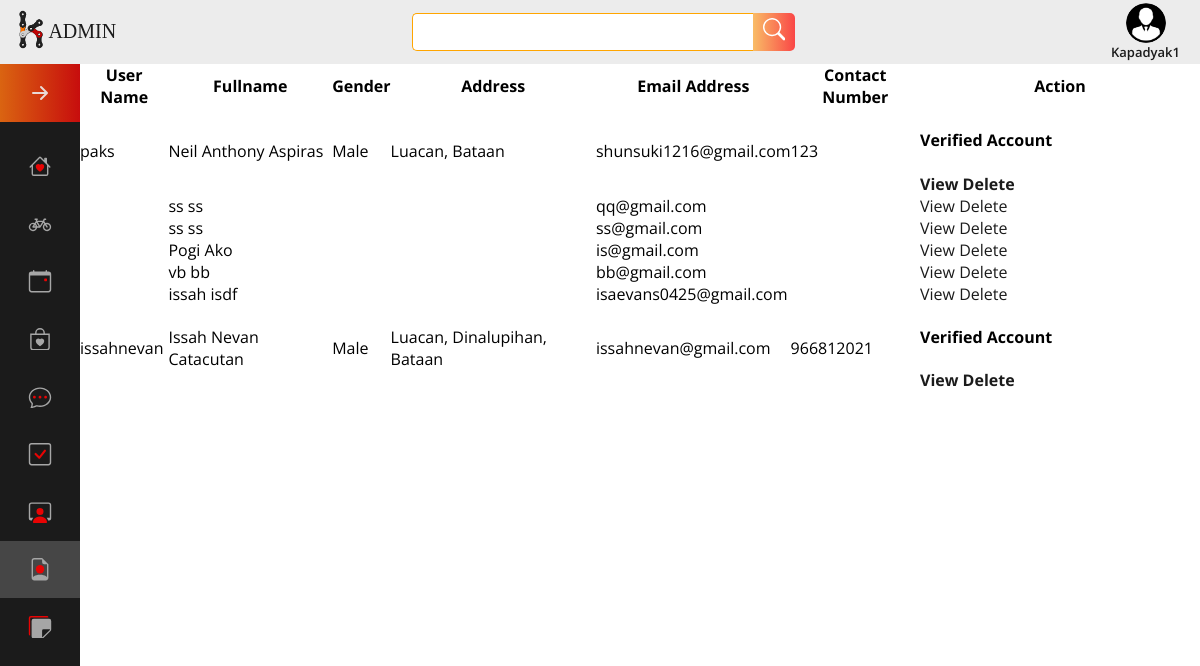
The page /Admin/data.php (signed in) on the database its author committed.
### tables this page shows
CREATE TABLE `members` (
  `member_id` int(11) NOT NULL,
  `email_address` varchar(255) DEFAULT NULL,
  `email_status` int(11) DEFAULT NULL,
  `username` varchar(255) DEFAULT NULL,
  `password` varchar(255) DEFAULT NULL,
  `confirm_password` varchar(255) DEFAULT NULL,
  `first_name` varchar(255) DEFAULT NULL,
  `middle_name` varchar(255) DEFAULT NULL,
  `last_name` varchar(255) DEFAULT NULL,
  `dob` date DEFAULT NULL,
  `sex` enum('Male','Female') DEFAULT NULL,
  `contact_number` int(11) DEFAULT NULL,
  `address` varchar(255) DEFAULT NULL,
  `image` varchar(255) NOT NULL,
  `online_status` text NOT NULL,
  `topic_ctr` varchar(255) NOT NULL,
  `threads_ctr` varchar(255) NOT NULL,
  `replies_ctr` varchar(255) NOT NULL,
  `access` varchar(50) NOT NULL,
  `unique_id` int(255) NOT NULL,
  `status` varchar(255) NOT NULL,
  `theme` varchar(255) NOT NULL
);

### Admin/data.php (the view, shortened to what this page needs)
<!DOCTYPE html>
<html lang="en">
<head>
	<link rel="stylesheet" type="text/css" href="style.css">
</head>
<body>
		<?php include 'poster.php';?>
    <div class="index-container">
		<div class="index-sidenav">
		<!DOCTYPE html>
<html lang="en">
<head>
    <link rel="stylesheet" href="../style.css" />
</head>
<body>
    <nav class="navbar">
        <ul class="navbar-nav">
            <li class="logo noHover noFilter">
                <a href="#" class="nav-link ">
                </a>
            </li>
            <li class="nav-item">
                <a href="home.php" class="nav-link">
                </a>
            </li>
<li class="nav-item">
                <a href="feed_rental.php" class="nav-link">
                </a>
            </li>
<li class="nav-item">
                <a href="feed_events.php" class="nav-link">
                </a>
            </li>
            <li class="nav-item">
                <a href="feed_pre.php" class="nav-link">
                </a>
            </li>
            <li class="nav-item">
                <a href="inbox.php" class="nav-link">
                </a>
            </li>
<li class="nav-item">
                <a href="member.php" class="nav-link">
                </a>
            </li>
<li class="nav-item">
                <a href="admin_user.php" class="nav-link">
                </a>
            </li>
<li class="nav-item">
                <a href="data.php" class="nav-link highlight">
                </a>
            </li>
			<li class="nav-item">
                <a href="feed_tip.php" class="nav-link ">
                </a>
            </li>
        </ul>
    </nav>
</body>
</html>		</div>
		<div class="index-header">
			<?php include 'Header.php'; ?>
		</div>
		<div class="index-content">
	<table cellpadding="0" cellspacing="0" border="0" class="table table-bordered" id="example" >
		<thead>
		<tr>
        	<th>User Name</th>
					<th>Fullname</th>
					<th>Gender</th>
					<th>Address</th>
					<th>Email Address</th>
					<th>Contact Number</th>
					<th class="empty">Action</th>
		</tr>
		</thead>
        	<?php
		$query = $conn->query("select * from members") or die(mysql_error());
		while ($row = $query->fetch()) {
		$id = $row['member_id'];
		?>
		<tbody>
		<tr>
        	<td><?php echo $row['username']; ?></td>
		<td><?php echo $row['first_name']." ".$row['middle_name']." ".$row['last_name']; ?></td>
		<td><?php echo $row['sex']; ?></td>
		<td><?php echo $row['address']; ?></td>
		<td><?php echo $row['email_address']; ?></td>
		<td><?php echo $row['contact_number']; ?></td>
		<td class="empty" width="280">
        <form method="POST">
	<?php if($row['email_status']=="1"){
	   ?>
		<h4><b>Verified Account</h4>
       <?php
	}  ?>
	 <a   title="Click to View all Details" id="view<?php echo $id; ?>" href="view_profile.php<?php echo '?id='.$id; ?>" class="btn btn-info"><i class="fa fa-list-alt"></i> View</a>
             <a   title="Click to Remove Member" id="remove<?php echo $id; ?>" href="delete_member.php<?php echo '?id='.$id; ?>" class="btn btn-danger"><i class="fa fa-trash-o"></i> Delete</a>
              </form>
		</td>
		</tr>
		</tbody>
        	<?php }  ?>

### Admin/style.css (style rules this page uses)
html body { margin: 0; padding: 0; box-sizing: border-box; }
.index-container { display: grid; grid-template-columns: auto 1fr; grid-auto-rows: minmax(auto, auto); height: auto; width: 100%; grid-template-areas: 'header2 header2' 'sidenav indexcontent'; }
.index-sidenav { grid-area: sidenav; }
.index-header { z-index: 5; grid-area: header2; position: sticky; background-color: linear-gradient(270deg, rgba(199,13,13,1) 0%, rgba(218,100,17,1) 100%); top: 0; }
.index-content { grid-area: indexcontent; }
:root { font-size: 16px; font-family: 'Open Sans', sans-serif; --text-primary: #b6b6b6; --text-secondary: #ececec; --text-red: rgb(255, 0, 0); --bg-primary: rgb(75, 75, 75); --bg-secondary: #1b1b1b; --gradient: linear-gradient(270deg, rgba(199,13,13,1) 0%, rgba(218,100,17,1) 100%); --transition-speed: 300ms; }
.navbar { position: sticky; top: 4em !important; background-color: var(--bg-secondary); overflow: hidden; width: auto; height: 90vh; transition: width 200ms ease; }
.navbar-nav { list-style: none; padding: 0; margin: 0; display: flex; flex-direction: column; align-items: center; height: 100%; }
.nav-item { width: 100%; }
.nav-link { display: flex; align-items: center; height: 3.6rem; color: var(--text-secondary); text-decoration: none; filter: opacity(.9); transition: var(--transition-speed) ease; }
.noHover { pointer-events: none; filter: opacity(1); }
.nav-link svg { width: 2rem; min-width: 2rem; margin: 0 1.5rem; }
svg { width: 1.4rem; height: 1.4rem; }
.logo { font-weight: bold; text-transform: uppercase; margin-bottom: 1rem; text-align: center; color: var(--text-secondary); background: var(--gradient); font-size: 1.5rem; letter-spacing: 0.1ch; width: 100%; }
.logo svg { transform: rotate(0deg); transition: var(--transition-speed) ease; width: 2rem; height: 2rem; }
.highlight { background-color: var(--bg-primary); }
header > li, a, span, input { font-family:'Open Sans'; font-size: 16px; color: var(--bg-secondary); text-decoration: none; list-style-type: none; }
::placeholder { color: white; }

### style.css (style rules this page uses)
html body { margin: 0; padding: 0; box-sizing: border-box; }
.index-container { display: grid; grid-template-columns: auto 1fr; grid-auto-rows: minmax(auto, auto); height: auto; width: 100%; grid-template-areas: 'header2 header2' 'sidenav indexcontent'; }
.index-sidenav { grid-area: sidenav; }
.index-header { z-index: 5; grid-area: header2; position: sticky; background-color: linear-gradient(270deg, rgba(199,13,13,1) 0%, rgba(218,100,17,1) 100%); top: 0; }
.index-content { grid-area: indexcontent; }
:root { font-size: 16px; font-family: 'Open Sans', sans-serif; --text-primary: #b6b6b6; --text-secondary: #ececec; --text-red: rgb(255, 0, 0); --bg-primary: rgb(75, 75, 75); --bg-secondary: #1b1b1b; --gradient: linear-gradient(270deg, rgba(199,13,13,1) 0%, rgba(218,100,17,1) 100%); --transition-speed: 300ms; }
.navbar { position: sticky; top: 4em !important; background-color: var(--bg-secondary); overflow: hidden; width: auto; height: 90vh; transition: width 200ms ease; }
.navbar-nav { list-style: none; padding: 0; margin: 0; display: flex; flex-direction: column; align-items: center; height: 100%; }
.nav-item { width: 100%; }
.nav-link { display: flex; align-items: center; height: 3.6rem; color: var(--text-secondary); text-decoration: none; filter: opacity(.9); transition: var(--transition-speed) ease; }
.noHover { pointer-events: none; filter: opacity(1); }
.nav-link svg { width: 2rem; min-width: 2rem; margin: 0 1.5rem; }
svg { width: 1.4rem; height: 1.4rem; }
.logo { font-weight: bold; text-transform: uppercase; margin-bottom: 1rem; text-align: center; color: var(--text-secondary); background: var(--gradient); font-size: 1.5rem; letter-spacing: 0.1ch; width: 100%; }
.logo svg { transform: rotate(0deg); transition: var(--transition-speed) ease; width: 2rem; height: 2rem; }
.highlight { background-color: var(--bg-primary); }
header > li, a, span, input { font-family:'Open Sans'; font-size: 16px; color: var(--bg-secondary); text-decoration: none; list-style-type: none; }

### rows shown on the page
members: username "paks", first_name "Neil", middle_name "Anthony", last_name "Aspiras", sex "Male", address "Luacan, Bataan", email_address "shunsuki1216@gmail.com", contact_number "123", email_status "Verified Account"
members: first_name "ss", last_name "ss", email_address "qq@gmail.com"
members: first_name "ss", last_name "ss", email_address "ss@gmail.com"
members: first_name "Pogi", last_name "Ako", email_address "is@gmail.com"
members: first_name "vb", last_name "bb", email_address "bb@gmail.com"
members: first_name "issah", last_name "isdf", email_address "isaevans0425@gmail.com"
members: username "issahnevan", first_name "Issah", middle_name "Nevan", last_name "Catacutan", sex "Male", address "Luacan, Dinalupihan, Bataan", email_address "issahnevan@gmail.com", contact_number "966812021", email_status "Verified Account"

### other values the page prints
$session_Username "Kapadyak1"
